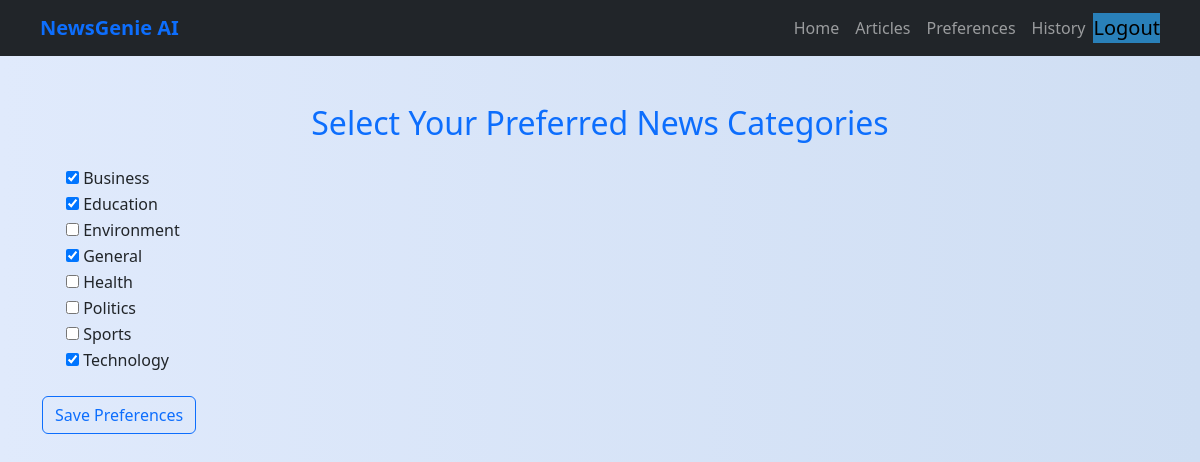
The page /users/preferences/ (signed in) on the database its author committed.
### news/models.py (models this page shows)
class Category(models.Model):
    name = models.CharField(max_length=100)
    description = models.TextField(blank=True)
    def __str__(self):
        return self.name  # ✅ Corrected

### users/views.py (the view)
# urls.py: path('preferences/', views.preferences, name='preferences'),
@login_required
def preferences(request):
    user_preference, created = UserPreference.objects.get_or_create(user=request.user)
    if request.method == 'POST':
        form = UserPreferenceForm(request.POST, instance=user_preference)
        if form.is_valid():
            form.save()
            messages.success(request, 'Your preferences have been updated!')
            return redirect('users:preferences')  # <-- FIXED
    else:
        form = UserPreferenceForm(instance=user_preference)
    return render(request, 'users/preferences.html', {'form': form})

### users/forms.py
class UserPreferenceForm(forms.ModelForm):
    preferred_categories = forms.ModelMultipleChoiceField(
        queryset=Category.objects.all().order_by('name'),
        widget=forms.CheckboxSelectMultiple,
        required=False
    )
    class Meta:
        model = UserPreference
        fields = ['preferred_categories']

### users/templates/users/preferences.html (shortened to what this page needs)
{% extends 'base.html' %}
{% block content %}
<div class="container mt-5">
    <h2 class="mb-4 text-primary">Select Your Preferred News Categories</h2>
    <form method="post">
            <div class="mb-4">
                {% for checkbox in form.preferred_categories %}
                    <div class="form-check">
                        {{ checkbox.tag }}
                        <label class="form-check-label">{{ checkbox.choice_label }}</label>
                    </div>
                {% endfor %}
            </div>
            <button type="submit" class="btn btn-outline-primary">Save Preferences</button>
    </form>
</div>
{% endblock %}

### static/css/styles.css (style rules this page uses)
body { font-family: 'Segoe UI', Tahoma, Geneva, Verdana, sans-serif; background: linear-gradient(to right, #e0eafc, #cfdef3); margin: 0; padding: 0; }
h2 { text-align: center; margin-bottom: 1rem; }
button { background-color: #2980b9; border: none; padding: 0; border-radius: 0px; font-size: 1rem; cursor: pointer; }

### rows shown on the page
Category: choice_label "Business"
Category: choice_label "Education"
Category: choice_label "Environment"
Category: choice_label "General"
Category: choice_label "Health"
Category: choice_label "Politics"
Category: choice_label "Sports"
Category: choice_label "Technology"
